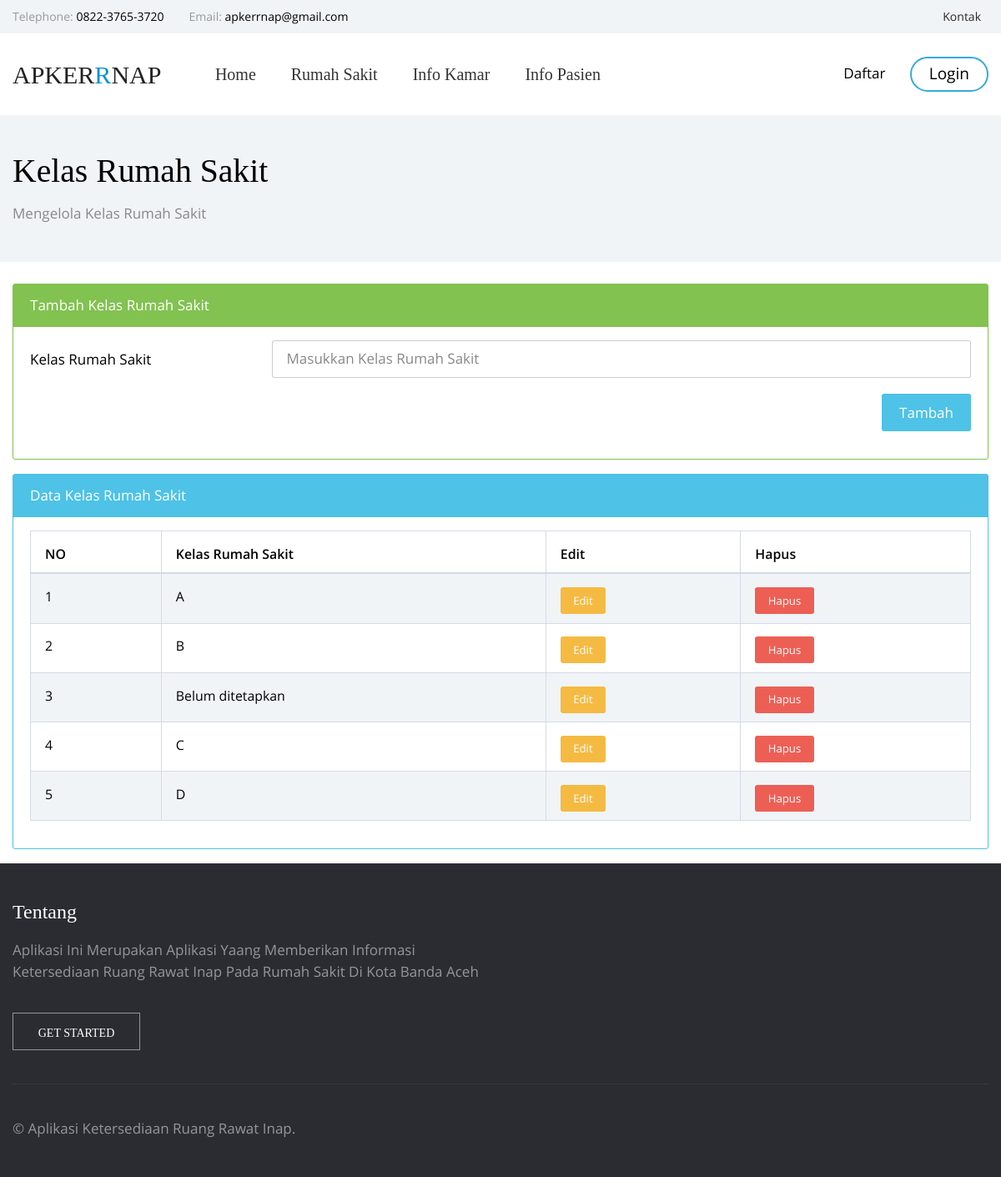
Page /index.php/kelas_rs on the committed database.
### tables this page shows
CREATE TABLE `kelas_rs` (
  `id_kelas_rs` int(5) NOT NULL,
  `nama_kelas_rs` varchar(20) NOT NULL
);

### application/controllers/Kelas_rs.php (called while the page is built, shortened)
<?php
class Kelas_rs extends CI_Controller {
   function __construct() {
			 $this->load->helper('url');
			 $this->load->library('session');
			 $this->load->database();
			 $this->load->model('M_Kelas_rs');
   }
	public function index()
	{
    $data['lihat'] = $this->M_Kelas_rs->lihat();
		$this->load->view('admin/tambah_kelas_rs',$data);
	}
}

### index.php (called while the page is built, shortened)
<?php
require_once BASEPATH.'core/CodeIgniter.php';

### application/models/M_Kelas_rs.php (called while the page is built, shortened)
<?php
class M_Kelas_rs extends CI_Model{
    function lihat()
    {
        $query=$this->db->query("SELECT * FROM kelas_rs");
        return $query->result();
    }
}

### application/views/admin/tambah_kelas_rs.php (the view, shortened to what this page needs)
<!DOCTYPE html>
<html lang="en">
<head>
    <link rel="stylesheet" type="text/css" href="<?php echo site_url(); ?>data_umum/vendors/bootstrap/css/bootstrap.min.css">
    <link rel="stylesheet" type="text/css" href="<?php echo site_url(); ?>data_umum/vendors/tether/css/tether.min.css">
    <link rel="stylesheet" type="text/css" href="<?php echo site_url(); ?>data_umum/vendors/animate-css/animate.css">
    <link rel="stylesheet" type="text/css" href="<?php echo site_url(); ?>data_umum/fonts/circular/styles.css">
    <link rel="stylesheet" type="text/css" href="<?php echo site_url(); ?>data_umum/fonts/open-sans/styles.css">
    <link rel="stylesheet" type="text/css" href="<?php echo site_url(); ?>data_umum/fonts/iconfont/styles.css">
    <link href="<?php echo site_url(); ?>data_umum/table/vendor/datatables-plugins/dataTables.bootstrap.css" rel="stylesheet">
    <link href="<?php echo site_url(); ?>data_umum/table/vendor/datatables-responsive/dataTables.responsive.css" rel="stylesheet">
    <link href="<?php echo site_url(); ?>data_umum/table/dist/css/sb-admin-2.css" rel="stylesheet">
    <link href="<?php echo site_url(); ?>data_umum/table/vendor/metisMenu/metisMenu.min.css" rel="stylesheet">
    <link href="<?php echo site_url(); ?>data_umum/table/vendor/font-awesome/css/font-awesome.min.css" rel="stylesheet" type="text/css">
<link rel="stylesheet" type="text/css" href="<?php echo site_url(); ?>data_umum/vendors/leaflet/leaflet.css">
      <?php echo $this->load->view('umum/share/warna', '', TRUE);?>
</head>
<body class="">
<?php echo $this->load->view('umum/share/menu', '', TRUE);?>
<div class="blog">
    <header class="blog__header">
        <div class="container">
            <h3 class="blog__heading">Kelas Rumah Sakit</h3>
            <p class="blog__heading-level-two">Mengelola Kelas Rumah Sakit</p>
        </div>
    </header>
    <div class="container">
        <br>
      <div class="card card-outline-success mb-3">
            <div class="card-header bg-success">Tambah Kelas Rumah Sakit</div>
            <div class="card-block">
              <form method="POST" action="<?php site_url(); ?>kelas_rs/tambah">
                    <div class="form-group row">
                    <label for="example-text-input" class="col-3 col-form-label">Kelas Rumah Sakit</label>
                    <div class="col-9">
                        <input class="form-control" required type="text" name="nama_kelas_rs" id="example-text-input" placeholder="Masukkan Kelas Rumah Sakit">
                    </div>
                </div>
                <p align="right"><button type="submit" class="btn btn-info btn-medium">Tambah</button></p>
              </form>
            </div>
        </div>
        <div class="card card-outline-info mb-3">
            <div class="card-header bg-info">Data Kelas Rumah Sakit</div>
            <div class="card-block">
              <table width="100%" class="table table-striped table-bordered table-hover" id="dataTables-example">
                  <thead>
                      <tr>
                          <th>NO</th>
                          <th>Kelas Rumah Sakit</th>
                          <th>Edit</th>
                          <th>Hapus</th>
                      </tr>
                  </thead>
                  <tbody>
                    <?php
                       $i=0;
                       foreach($lihat as $kelas_rs){
                       $i++;
                     ?>
                      <tr>
                          <td><?php echo $i?></td>
                          <td><?php echo $kelas_rs->nama_kelas_rs ?></td>
                          <td class="center"><a href="<?php echo site_url(); ?>kelas_rs/edit_kelas_rs?id=<?php echo $kelas_rs->id_kelas_rs ?>" onclick="return confirm('Apakah Anda Yakin Meemperbaharui ?')" ><button type="button" class="btn btn-warning btn-xs">Edit</button></td>
                          <td class="center"><a href="<?php echo site_url(); ?>kelas_rs/hapus_kelas_rs?id=<?php echo $kelas_rs->id_kelas_rs ?>" onclick="return confirm('Apakah Anda Yakin Menghapus ?')" ><button type="button" class="btn btn-danger btn-xs">Hapus</button></td>
                      </tr>
                      <?php
                      }
                     ?>
                  </tbody>
              </table>
            </div>
        </div>
    </div>
</div>
  <?php echo $this->load->view('umum/share/footer', '', TRUE);?>
</body>
</html>

### rows in the picture
kelas_rs: nama_kelas_rs "A"
kelas_rs: nama_kelas_rs "B"
kelas_rs: nama_kelas_rs "Belum ditetapkan"
kelas_rs: nama_kelas_rs "C"
kelas_rs: nama_kelas_rs "D"
